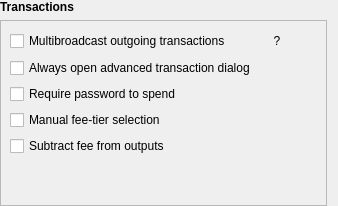
       <widget class="QWidget" name="page_transactions">
        <layout class="QVBoxLayout" name="verticalLayout_4">
         <property name="leftMargin">
          <number>0</number>
         </property>
         <property name="topMargin">
          <number>0</number>
         </property>
         <property name="bottomMargin">
          <number>0</number>
         </property>
         <item>
          <widget class="QLabel" name="label_7">
           <property name="sizePolicy">
            <sizepolicy hsizetype="Preferred" vsizetype="Maximum">
             <horstretch>0</horstretch>
             <verstretch>0</verstretch>
            </sizepolicy>
           </property>
           <property name="text">
            <string>&lt;html&gt;&lt;head/&gt;&lt;body&gt;&lt;p&gt;&lt;span style=&quot; font-weight:600;&quot;&gt;Transactions&lt;/span&gt;&lt;/p&gt;&lt;/body&gt;&lt;/html&gt;</string>
           </property>
          </widget>
         </item>
         <item>
          <widget class="QFrame" name="frame">
           <property name="frameShape">
            <enum>QFrame::Shape::StyledPanel</enum>
           </property>
           <property name="frameShadow">
            <enum>QFrame::Shadow::Raised</enum>
           </property>
           <layout class="QVBoxLayout" name="verticalLayout_5">
            <item>
             <layout class="QHBoxLayout" name="horizontalLayout_2">
              <item>
               <widget class="QCheckBox" name="checkBox_multibroadcast">
                <property name="text">
                 <string>Multibroadcast outgoing transactions</string>
                </property>
               </widget>
              </item>
              <item>
               <widget class="QPushButton" name="btn_multibroadcast">
                <property name="sizePolicy">
                 <sizepolicy hsizetype="Maximum" vsizetype="Fixed">
                  <horstretch>0</horstretch>
                  <verstretch>0</verstretch>
                 </sizepolicy>
                </property>
                <property name="text">
                 <string>?</string>
                </property>
                <property name="flat">
                 <bool>true</bool>
                </property>
               </widget>
              </item>
              <item>
               <spacer name="horizontalSpacer_4">
                <property name="orientation">
                 <enum>Qt::Orientation::Horizontal</enum>
                </property>
                <property name="sizeHint" stdset="0">
                 <size>
                  <width>0</width>
                  <height>20</height>
                 </size>
                </property>
               </spacer>
              </item>
             </layout>
            </item>
            <item>
             <widget class="QCheckBox" name="checkBox_alwaysOpenAdvancedTxDialog">
              <property name="text">
               <string>Always open advanced transaction dialog</string>
              </property>
             </widget>
            </item>
            <item>
             <widget class="QCheckBox" name="checkBox_requirePasswordToSpend">
              <property name="text">
               <string>Require password to spend</string>
              </property>
             </widget>
            </item>
            <item>
             <widget class="QCheckBox" name="checkBox_manualFeeTierSelection">
              <property name="text">
               <string>Manual fee-tier selection</string>
              </property>
             </widget>
            </item>
            <item>
             <widget class="QCheckBox" name="checkBox_subtractFeeFromAmount">
              <property name="text">
               <string>Subtract fee from outputs</string>
              </property>
             </widget>
            </item>
            <item>
             <spacer name="verticalSpacer_2">
              <property name="orientation">
               <enum>Qt::Orientation::Vertical</enum>
              </property>
              <property name="sizeHint" stdset="0">
               <size>
                <width>20</width>
                <height>40</height>
               </size>
              </property>
             </spacer>
            </item>
           </layout>
          </widget>
         </item>
        </layout>
       </widget>
